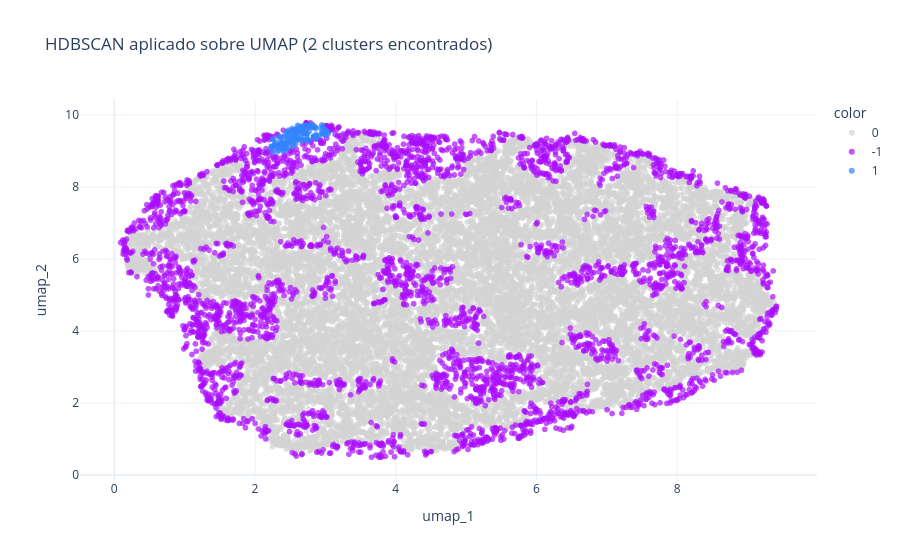

The notebook cell this image was saved under:
### Code cell
print("Ejecutando HDBSCAN sobre UMAP...")
# Aplicamos HDBSCAN sobre UMAP. min_cluster_size ajusta la granularidad.
labels_hdbscan, hdbscan_model = run_hdbscan(X_umap, min_cluster_size=50)

df_proj['hdbscan_cluster'] = labels_hdbscan

n_clusters = len(set(labels_hdbscan)) - (1 if -1 in labels_hdbscan else 0)
n_noise = list(labels_hdbscan).count(-1)
print(f"Clústeres encontrados por HDBSCAN: {n_clusters}")
print(f"Puntos considerados ruido (outliers, cluster -1): {n_noise}")

# Visualizar
fig_hdb = px.scatter(
    df_proj, x='umap_1', y='umap_2', color=df_proj['hdbscan_cluster'].astype(str),
    hover_data=['Crop', 'Soil_Type'],
    title=f'HDBSCAN aplicado sobre UMAP ({n_clusters} clusters encontrados)',
    opacity=0.7,
    color_discrete_sequence=['lightgray'] + px.colors.qualitative.Alphabet # Ruido en gris
)
fig_hdb.show()

### Figure 1 — Plotly figure (JSON) as saved in the notebook; plotly's stock layout.template omitted (floating-point values rounded to 4 significant figures; data arrays with more than 128 entries replaced by an {"elided": "..."} marker saying what was removed)
{"data": [{"customdata": {"elided": "16269x2 str values"}, "hovertemplate": "color=0<br>umap_1=%{x}<br>umap_2=%{y}<br>Crop=%{customdata[0]}<br>Soil_Type=%{customdata[1]}<extra></extra>", "legendgroup": "0", "marker": {"color": "lightgray", "opacity": 0.7, "symbol": "circle"}, "mode": "markers", "name": "0", "showlegend": true, "type": "scattergl", "x": {"elided": "16269 float values"}, "xaxis": "x", "y": {"elided": "16269 float values"}, "yaxis": "y"}, {"customdata": {"elided": "3577x2 str values"}, "hovertemplate": "color=-1<br>umap_1=%{x}<br>umap_2=%{y}<br>Crop=%{customdata[0]}<br>Soil_Type=%{customdata[1]}<extra></extra>", "legendgroup": "-1", "marker": {"color": "#AA0DFE", "opacity": 0.7, "symbol": "circle"}, "mode": "markers", "name": "-1", "showlegend": true, "type": "scattergl", "x": {"elided": "3577 float values"}, "xaxis": "x", "y": {"elided": "3577 float values"}, "yaxis": "y"}, {"customdata": {"elided": "154x2 str values"}, "hovertemplate": "color=1<br>umap_1=%{x}<br>umap_2=%{y}<br>Crop=%{customdata[0]}<br>Soil_Type=%{customdata[1]}<extra></extra>", "legendgroup": "1", "marker": {"color": "#3283FE", "opacity": 0.7, "symbol": "circle"}, "mode": "markers", "name": "1", "showlegend": true, "type": "scattergl", "x": {"elided": "154 float values"}, "xaxis": "x", "y": {"elided": "154 float values"}, "yaxis": "y"}], "layout": {"legend": {"title": {"text": "color"}, "tracegroupgap": 0}, "title": {"text": "HDBSCAN aplicado sobre UMAP (2 clusters encontrados)"}, "xaxis": {"anchor": "y", "domain": [0, 1], "title": {"text": "umap_1"}}, "yaxis": {"anchor": "x", "domain": [0, 1], "title": {"text": "umap_2"}}}}
